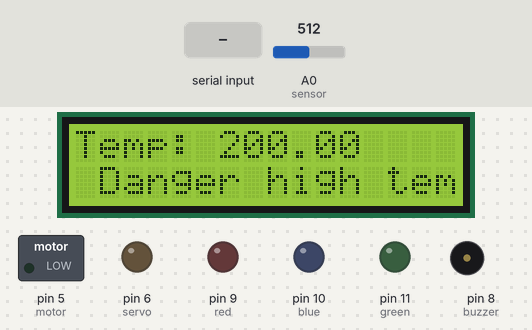
A sketch run on a simulated Arduino Uno, built with avr-gcc and run on an emulated ATmega328P. Shown: 16×2 character LCD, switched loads named in the sketch (green lamp = pin HIGH), output pins drawn as LEDs (lit = HIGH), buzzer (waves = sounding). The test bench sets the inputs (shaded band); at power-on: A0 (sensor) = 512. What the sketch prints to the serial monitor is not drawn.

Above: at 1.2 s.
1.3 s: A0 (sensor) set to 115
4.2 s: A0 (sensor) set to 95
At 4.9 s:
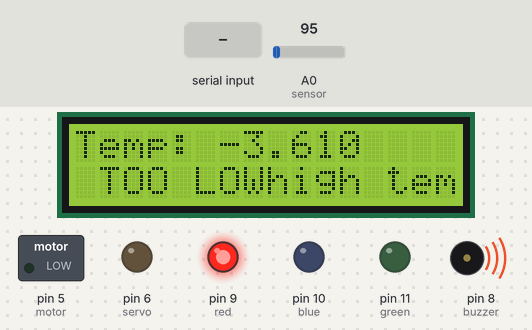
7.7 s: "cool" received over Serial
At 10.0 s:
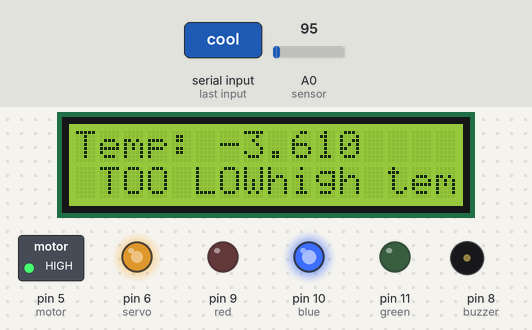
10.7 s: "heat" received over Serial
At 13.4 s:
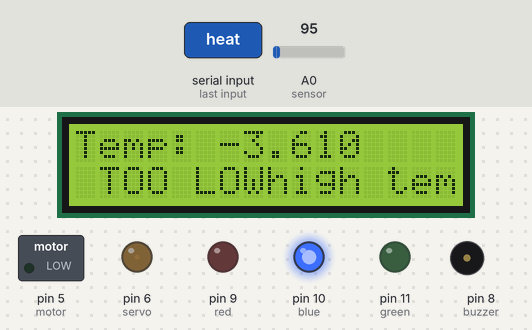
13.7 s: A0 (sensor) set to 306
At 15.4 s:
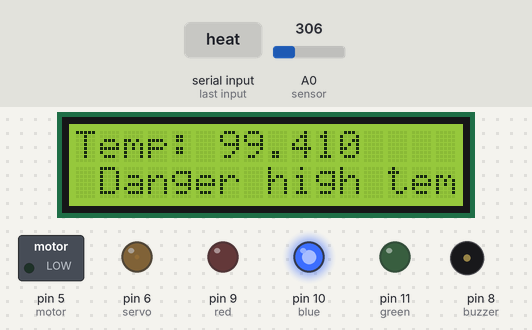
17.7 s: "view temperature" received over Serial
At 22.1 s:
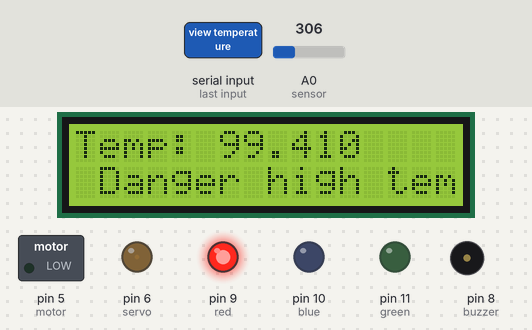
Timing chart, 0 to 25.7 s (numbered marks = the images above; inputs shaded):
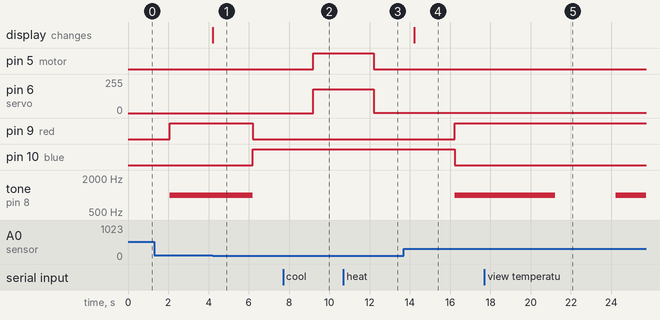

The sketch:

temp.ino
```cpp
#include <LiquidCrystal.h>
LiquidCrystal lcd(2,3,A1,A2,A3,A4);
int red = 9;
int blue =10;
int green =11;
int buzzer = 8;
float tempcelsius;
int sensor = A0;
int servo = 6;
int motor = 5;
void setup()
{
  pinMode(red, OUTPUT);
  pinMode(blue, OUTPUT);
  pinMode(green, OUTPUT);
  pinMode(buzzer, OUTPUT);
  pinMode(sensor,INPUT);
  pinMode(motor,OUTPUT);
  pinMode(servo,OUTPUT);
  Serial.begin(9600);
  lcd.begin(16,2);

}

void loop(){


  tempcelsius = analogRead(sensor)*0.004882814; // 5/1024 //we will need to first find the percentage of 5V on the input
  	tempcelsius = (tempcelsius - 0.5) * 100.0; //converting it to degrees c, minusing to get the range between 0.5 -1.25

  if(tempcelsius>=17.0){
    lcd.setCursor(0,0);
	lcd.print("Temp: ");
  	lcd.print(tempcelsius);
    lcd.setCursor(1,1);
    lcd.print("Danger high temp");
    Serial.println("HIGH temp");
    delay(2000);
    digitalWrite(red,HIGH);
    digitalWrite(blue,LOW);
    digitalWrite(green,LOW);
    tone(buzzer,1000);
    delay(1000);
  }


else if(tempcelsius >= 13.0 && tempcelsius <=16.9)
  {
    lcd.setCursor(0,0);
	lcd.print("Temp: ");
  	lcd.print(tempcelsius);
    lcd.setCursor(1,1);
    lcd.print("Acceptable temp");
    Serial.println("Acceptable");
  delay(2000);
    digitalWrite(red,HIGH);
    digitalWrite(blue,LOW);
    digitalWrite(green,HIGH);
  	noTone(buzzer);
  }
  else if(tempcelsius <=2.0){

    lcd.setCursor(0,0);
	lcd.print("Temp: ");
  	lcd.print(tempcelsius);
    lcd.setCursor(1,1);
    lcd.print("TOO LOW");
    Serial.println("TOO LOW");
    delay(2000);
    digitalWrite(red,LOW);
    digitalWrite(blue,HIGH);
    digitalWrite(green,LOW);
    noTone(buzzer);
  }

/*btooth mod , to view temp levels */

  if(Serial.available()){ //check what is avail in serial monitor
    String data = Serial.readString();
    Serial.print("data=");
    Serial.println(data);
    Serial.println();

  if (data== "view temperature"|| data=="stop" || data=="temp"){
    Serial.println("tempcelsius=");
    Serial.println(tempcelsius);
    noTone(buzzer);
    delay(1000);
  }
   else if (data== "cool"){
    //int B = map(sensor,0,1023,0,255);

  	analogWrite(servo,180);
    analogWrite(motor,255);
    Serial.println("cooling system initiated");
  }

  else if(data=="heat"){
    analogWrite(servo,1);
    //delay?
    analogWrite(motor,LOW);
    Serial.println(" cooling system turned off");

  }


 }


}
```

Measured:
- the behaviour switches between 107 and 106 on A0 (sensor) (found by bisection; images 0 and 1)
- after the input at 4.2 s, pin 9 (red): HIGH → LOW after 2.0 s; pin 10 (blue): LOW → HIGH after 2.0 s; tone on pin 8 (buzzer): 1000 Hz → silent after 2.0 s; the display: changes at once (image 1)
- after the input at 7.7 s, pin 5 (motor): LOW → HIGH after 1.5 s; pin 6 (servo): 0/255 → 180/255 after 1.5 s
- after the input at 10.7 s, pin 5 (motor): HIGH → LOW after 1.5 s; pin 6 (servo): 180/255 → 1/255 after 1.5 s
- after the input at 13.7 s, pin 9 (red): LOW → HIGH after 2.5 s; pin 10 (blue): HIGH → LOW after 2.5 s; tone on pin 8 (buzzer): silent → 1000 Hz after 2.5 s; the display: changes after 0.52 s (image 4)
- after the input at 17.7 s, tone on pin 8 (buzzer): 1000 Hz → silent after 3.5 s, → 1000 Hz 3.0 s later
